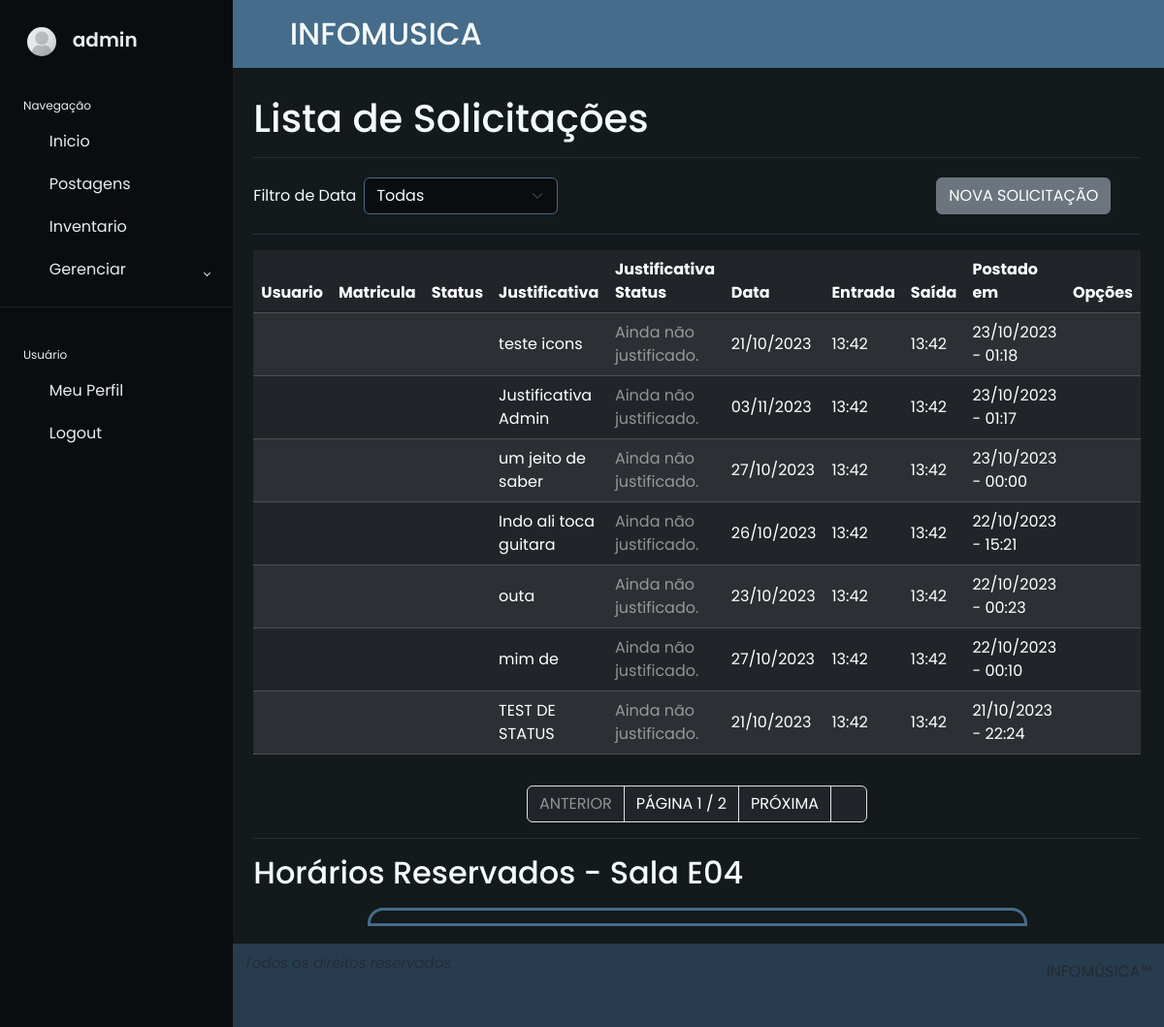
/listar-solicitacao (signed in), run on an earlier commit of the app's database.
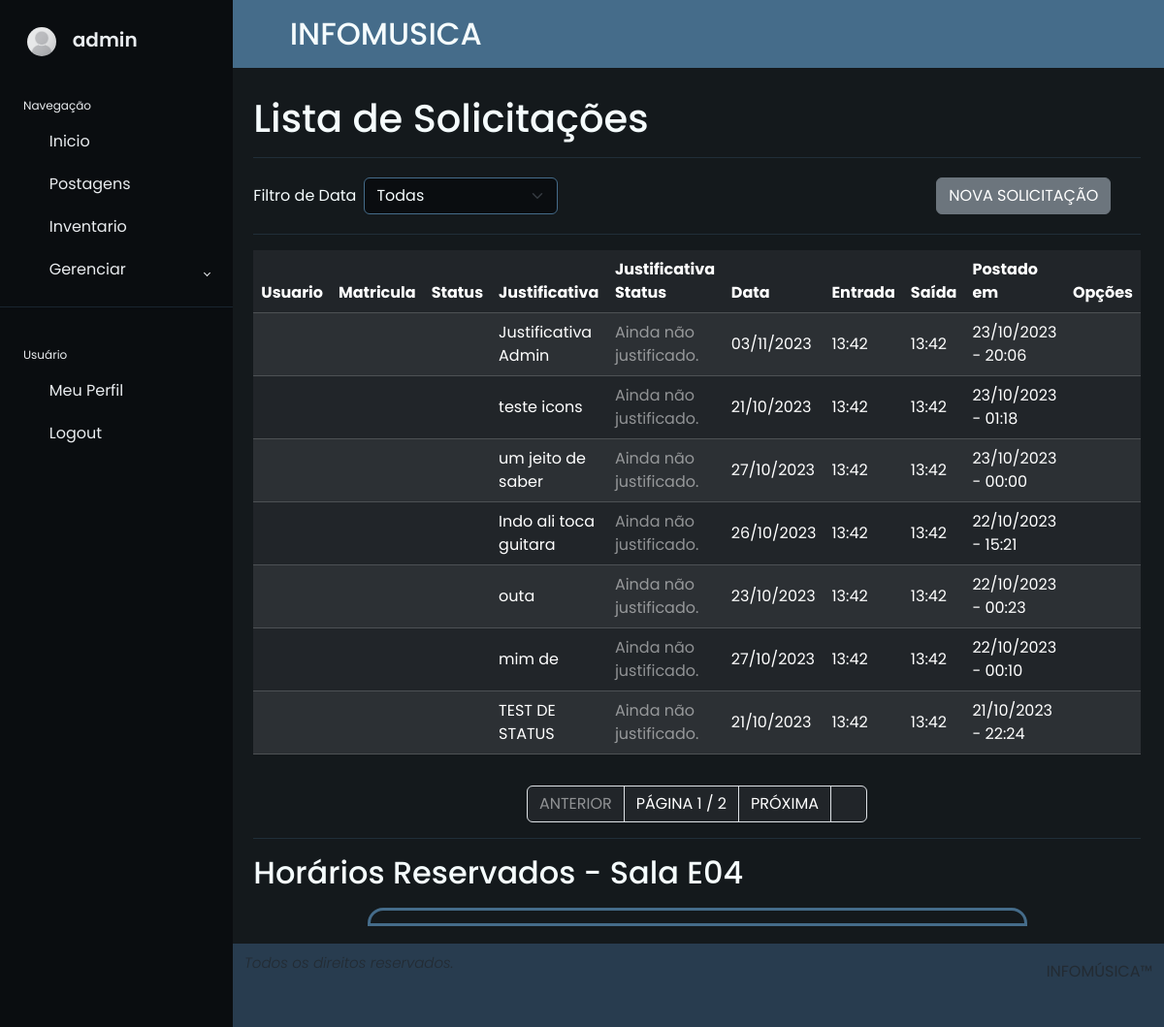
And on a later commit of the database.
### reserva/models.py (models this page shows, shortened)
class Solicitacao(models.Model):
    status = models.ForeignKey(Status, on_delete=models.CASCADE,verbose_name='Status', related_name='status', to_field='id', default='1')
    profile = models.ForeignKey(Perfil, on_delete=models.CASCADE, verbose_name='Perfil')
    justificativa = models.CharField(default='', max_length=250, verbose_name='Justificativa')
    justify_status = models.CharField(default='Ainda não justificado.', max_length=250, verbose_name='Justificativa Status')
    data = models.DateField(default=date.today, verbose_name='Data')
    entry_hour = models.TimeField(default=timezone.now, verbose_name='Hora de Entrada')
    exit_hour = models.TimeField(default=timezone.now, verbose_name='Hora de Saída')
    post = models.DateTimeField(auto_now=True, auto_now_add=False, verbose_name='Post')

### reserva/views.py (the view)
# urls.py: path('listar-solicitacao', SolicitacaoList.as_view(), name = 'listar-solicitacao'),
class SolicitacaoList(GroupRequiredMixin, ListView):
    group_required = [u'Aluno', u'Admin']
    login_url = reverse_lazy('login')
    model = Solicitacao
    template_name = 'solicitacao/solicitacao.html'
    content_object_name = 'object_list'
    paginate_by = 7
    def get_queryset(self):
        if self.request.user.groups.filter(name = u'Admin'):
            queryset = Solicitacao.objects.all().order_by('-post')
        else:
            queryset = Solicitacao.objects.filter(profile = Perfil.objects.get(user = self.request.user)).order_by('-post')
        filtro_data = self.request.GET.get('filtro_data', None)
        if filtro_data == 'ultima_semana':
            queryset = queryset.filter(data__range=[timezone.now()- timezone.timedelta(days=7), timezone.now()])
        elif filtro_data == 'ultimo_mes':
            queryset = queryset.filter(data__range=[timezone.now()- timezone.timedelta(days=30), timezone.now()])
        elif filtro_data == 'prox_semana':
            queryset = queryset.filter(data__range=[timezone.now(), timezone.now()+ timezone.timedelta(days=7)])
        elif filtro_data == 'prox_mes':
            queryset = queryset.filter(data__range=[timezone.now(), timezone.now()+ timezone.timedelta(days=30)])
        return queryset

### reserva/models.py (called while the page is built)
    def __str__(self):
        return self.name

### reserva/templates/solicitacao/solicitacao.html (shortened to what this page needs)
{% extends 'modelo.html' %}
{% load static %}
{% block conteudo %}
<div class="container-fluid">
<div id="mainContainer" class="container">
    <h1>Lista de Solicitações</h1>
    <hr>
    <div class="row d-flex align-items-center">
		<div class="col-md-9 col-sm-7 my-1 me-auto text-start">
            <div class="d-flex align-items-center">
            <span for="dataSelect" class="text-start">Filtro de Data</span>
                <select id="dataSelect" class="form-select mx-2" onchange="window.location.href=this.value;" >
                    <option value="?filtro_data=todas" {% if 'todas' in request.GET.filtro_data|default:'' %}selected{% endif %}>
                        Todas</option>
                </select>
            </div>
		</div>
		<div class="col-md-3 col-sm-5 my-1 ms-auto">
            <button type="button" class="btn btn-secondary js-create" data-url="{% url 'js-criar' %}">
                NOVA SOLICITAÇÃO</button>
		</div>
	</div>
    <hr>
    <div class="table-responsive">
        <table id="table-evento" class="table table-striped table-dark table-hover table-border align-middle">
    {% for group in request.user.groups.all %}
    {% if group.name == 'Admin' %}
            <thead>
                <th>Usuario</th>
                <th>Matricula</th>
                <th>Status</th>
                <th>Justificativa</th>
                <th>Justificativa Status</th>
                <th>Data</th>
                <th>Entrada</th>
                <th>Saída</th>
                <th>Postado em</th>
                <th>Opções</th>
            </thead>
            <tbody>
                {%  include 'solicitacao/adm-list.html'  %}
    {%endif%}
    {%endfor%}
        <nav aria-label="Page navigation example" class="my-3">
            <ul class="pagination justify-content-center">
                {% if page_obj.has_previous %}
                <li class="page-item">
                    <a class="page-link text-white bg-dark" href="?page={{ page_obj.previous_page_number }}">ANTERIOR</a>
                {%else%}
                <li class="page-item disabled">
                    <a class="page-link text-white-50 bg-dark" href="">ANTERIOR</a>
                {%endif%}
                </li>
            <li class="page-item disabled">
                <div class="page-link current text-white bg-dark">
                    PÁGINA {{ page_obj.number }} / {{ page_obj.paginator.num_pages }}</div></li>
                {% if page_obj.has_next %}
                <li class="page-item">
                    <a class="page-link text-white bg-dark" href="?page={{ page_obj.next_page_number }}">PRÓXIMA</a>
                {%else%}
                <li class="page-item disabled">
                    <a class="page-link text-white-50 bg-dark" href="#">PRÓXIMA</a>
                {%endif%}
                </li>
                {% if page_obj.number != page_obj.paginator.num_pages %}
                <li class="page-item">
                    <a class="page-link text-white bg-dark" href="?page={{ page_obj.paginator.num_pages }}"><i class="fa-solid fa-angles-right"></i></a>
                {%endif%}
                </li>
            </ul>
        </nav>
        <hr>
        <h2>Horários Reservados - Sala E04</h2>
        <div id="calendarRow" class="row d-flex py-2 ">
            <div class="col-md-9 mx-auto">
                <div id='calendar' class="rounded-top-4 "></div>
                </div>
        </div>
{% endblock %}

### reserva/templates/modelo.html (shortened to what this page needs)
{% load static %}
<!DOCTYPE html>
<html lang="pt-br">
<head>
    <link rel="stylesheet" href="{% static 'css/bootstrap.min.css' %}">
    <link rel="stylesheet" href="{% static 'css/styles.css' %}">
    <link href="{% static 'css/fontawesome.all.min.css' %}" rel="stylesheet" type="text/css">
</head>
<body>
    {% block menu %}
      {% include 'navbar.html' %}
    {% endblock %}
    {% block conteudo %} {% endblock %}
    {% block rodape %}
      {% include 'footer.html' %}
    {% endblock %}
</body>
</html>

### reserva/templates/navbar.html (shortened to what this page needs)
{% load static %}
<div class="d-flex" id="wrapper">
    <div class="" id="sidebar-wrapper">
        <div class="">
            <div class="sidebar-logo">
                <a href="{% url 'perfil' %}">
                    <img class="img-fluid rounded-circle mx-1" src="{% static 'img/user-img-placeholder.png' %}" style="width: 30px ;">
                    <span class="ms-2">{{request.user}}</span>
                </a>
            </div>
            <ul class="sidebar-nav">
                <li class="sidebar-header">
                    Navegação
                </li>
                <li class="sidebar-item">
                    <a href="{% url 'inicio' %}" class="sidebar-link">
                        <i class="fa-solid fa-home pe-2"></i>
                        Inicio
                    </a>
                </li>
                <li class="sidebar-item">
                    <a href="{% url 'postagens' %}" class="sidebar-link">
                        <i class="fa-solid fa-globe pe-2"></i>
                        Postagens
                    </a>
                </li>
                <li class="sidebar-item">
                    <a href="{% url 'inventario' %}" class="sidebar-link">
                        <i class="fa-solid fa-guitar pe-2"></i>
                        Inventario
                    </a>
                </li>
                {% for group in request.user.groups.all %}
                {% if group.name == 'Aluno' %}
                <li class="sidebar-item">
                    <a href="{% url 'listar-solicitacao' %}" class="sidebar-link">
                        <i class="fa-solid fa-list pe-2"></i>
                        Minhas Solicitações
                    </a>
                </li>
                {% elif group.name == 'Admin' %}
                <li class="sidebar-item">
                    <a href="" class="sidebar-link collapsed" data-bs-toggle="collapse" data-bs-target="#pages"
                        aria-expanded="false" aria-controls="pages">
                        <i class="fa-regular fa-file-lines pe-2"></i>
                        Gerenciar
                    </a>
                </li>
                {%endif%}
                {%endfor%}
                <hr>
                <li class="sidebar-header">
                    Usuário
                </li>
                <li class="sidebar-item">
                    <a href="{% url 'perfil' %}" class="sidebar-link">
                        <i class="fa-solid fa-user pe-2"></i>
                        Meu Perfil
                    </a>
                </li>
                <li class="sidebar-item">
                    <a href="{% url 'logout' %}" class="sidebar-link">
                        <i class="fa-solid fa-right-from-bracket pe-2"></i>
                        Logout
                    </a>
                </li>
            </ul>
        </div>
    </div>
    <div id="page-content-wrapper">
        <nav class="navbar navbar-expand-lg py-3 px-4">
            <div class="d-flex align-items-center" id="menu-toggle">
                <i class="fas fa-align-left fs-4 me-3" ></i>
                <h2 class="fs-2 m-0">INFOMUSICA</h2>
            </div>
        </nav>

### reserva/templates/solicitacao/adm-list.html (shortened to what this page needs)
{% for solicitacao in object_list %}
<tr>
    <td>
        <div class="ms-2">{{solicitacao.profile}}</div></td>
    <td>{{solicitacao.profile.matricula}}</td>
    <td>
        <div class="d-flex">
    {% if solicitacao.status.id == 1 %}
        <i class="fa-solid fa-circle-exclamation fa-xl mx-auto"></i>
    {% elif solicitacao.status.id == 2 %}
        <i class="fa-solid fa-circle-xmark fa-xl red mx-auto"></i>
    {% elif solicitacao.status.id == 3 %}
        <i class="fa-solid fa-circle-check fa-xl green mx-auto"></i>
    {%endif%}
        </div>
    </td>
    <td>{{ solicitacao.justificativa }}</td>
{% if solicitacao.justify_status == 'Ainda não justificado.' %}
    <td class="text-white-50">{{ solicitacao.justify_status }}</td>
{%else%}
    <td>{{ solicitacao.justify_status }}</td>
{%endif%}
    <td>{{ solicitacao.data|date:'d/m/Y' }}</td>
    <td>{{ solicitacao.entry_hour }}</td>
    <td>{{ solicitacao.exit_hour }}</td>
    <td>{{solicitacao.post|date:'d/m/Y - H:i'}}</td>
    <td>
        <div class="dropdown">
            <button class="btn" type="button" data-bs-toggle="dropdown" aria-expanded="false">
                <i class="fa-solid fa-ellipsis-vertical text-white"></i>
            </button>
          </div>
    </div>
    </td>
</tr>
{% empty %}
<tr>
    <td colspan="10"> Não há Solicitações.</td>
</tr>
{% endfor %}

### reserva/templates/footer.html
<footer class="footer">
  <div class="container-fluid">
    <div class="row text-muted">
      <div class="d-flex align-items-center">
        <p class="lead text fst-italic">Todos os direitos reservados.</p>
        <span class="ms-auto">INFOMÚSICA™</span>
      </div>
    </div>
  </div>
</footer>

### static/css/styles.css (style rules this page uses)
:root { --deep-color: #0a0d10; --main-color:rgb(20, 25, 28) ; --low-color:#283c4f; --mid-color: #456c8a ; --secondary-color: #9ebbe2 ; --primary-color: #c3cdd7; --toggle-color: #36a5f5 ; --contrast-color: #f5fcfd; }
* { font-family: 'Poppins'; box-sizing: border-box; padding: 0; margin: 0; }
body { overflow-y: scroll; margin: 0; background-color: var(--main-color); color: var(--contrast-color) }
a { cursor: pointer; text-decoration: none; transition: .3s all ease; color: var(--contrast-color); }
li { list-style: none; }
hr { color: var(--mid-color); }
footer { background-color: var(--low-color); padding-top: 1% ; padding-bottom: 4%; }
footer p.lead { font-size: 15px; }
#mainContainer { margin-top: 1%; margin-bottom: 1%; padding-top: 2%; padding-left: 1%; }
#dataSelect { background-color: var(--deep-color); border-color: var(--mid-color); color: var(--contrast-color); width: 200px; }
.red { color: #ff6a6a; }
.green { color: #48E15D; }
#calendar { border: var(--mid-color) 3px solid; padding: 2% 1% 0 1%; }
#wrapper { overflow-x: hidden; }
#sidebar-wrapper { max-width: 240px; min-width: 240px; transition: all 0.25s ease-in-out; background-color: var(--deep-color); min-height: 100vh; margin-left: -15rem; -webkit-transition: margin 0.25s ease-out; -moz-transition: margin 0.25s ease-out; -o-transition: margin 0.25s ease-out; transition: margin 0.25s ease-out; }
#page-content-wrapper { min-width: 100vw; }
#menu-toggle { cursor: pointer; }
@media (min-width: 768px) { #sidebar-wrapper { margin-left: 0; } }
@media (min-width: 768px) { #page-content-wrapper { min-width: 0; width: 100%; } }
.sidebar-logo { margin-top: 0.50rem; padding: 1.15rem 1.5rem; }
.sidebar-logo a { color: #e9ecef; font-size: 1.25rem; font-weight: 600; }
.sidebar-nav { padding: 0; }
.sidebar-header { color: #e9ecef; font-size: .75rem; padding: 1.5rem 1.5rem .375rem; }
a.sidebar-link { padding: .625rem 1.625rem; color: #e9ecef; position: relative; display: block; font-size: 1rem; }
.sidebar-link[data-bs-toggle="collapse"]::after { border: solid; border-width: 0 .075rem .075rem 0; content: ""; display: inline-block; padding: 2px; position: absolute; right: 1.5rem; top: 1.4rem; transform: rotate(-135deg); transition: all .2s ease-out; }
.sidebar-link[data-bs-toggle="collapse"].collapsed::after { transform: rotate(45deg); transition: all .2s ease-out; }
.navbar { background-color: var(--mid-color); }

What changed in the data, as far as the page shows it:
changed Solicitacao "Justificativa Admin": status_id 1 → 3 (drawn); post "23/10/2023 - 01:17" → "23/10/2023 - 20:06"; moves up the list
